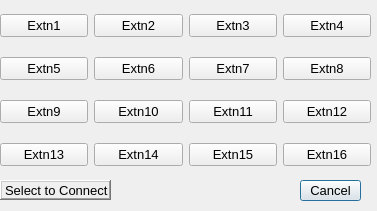
<?xml version="1.0" encoding="UTF-8"?>
<ui version="4.0">
 <class>DlgIntercom</class>
 <widget class="QDialog" name="DlgIntercom">
  <property name="geometry">
   <rect>
    <x>0</x>
    <y>0</y>
    <width>377</width>
    <height>211</height>
   </rect>
  </property>
  <property name="font">
   <font>
    <pointsize>10</pointsize>
   </font>
  </property>
  <property name="windowTitle">
   <string>List of Intercoms</string>
  </property>
  <widget class="QPushButton" name="pbCancel">
   <property name="geometry">
    <rect>
     <x>300</x>
     <y>180</y>
     <width>61</width>
     <height>21</height>
    </rect>
   </property>
   <property name="text">
    <string>Cancel</string>
   </property>
  </widget>
  <widget class="QLabel" name="lblState">
   <property name="geometry">
    <rect>
     <x>0</x>
     <y>180</y>
     <width>111</width>
     <height>20</height>
    </rect>
   </property>
   <property name="frameShape">
    <enum>QFrame::WinPanel</enum>
   </property>
   <property name="frameShadow">
    <enum>QFrame::Raised</enum>
   </property>
   <property name="text">
    <string>Select to Connect</string>
   </property>
  </widget>
  <widget class="QWidget" name="layoutWidget">
   <property name="geometry">
    <rect>
     <x>0</x>
     <y>0</y>
     <width>371</width>
     <height>181</height>
    </rect>
   </property>
   <layout class="QVBoxLayout" name="verticalLayout">
    <item>
     <layout class="QHBoxLayout" name="horizontalLayout">
      <item>
       <widget class="QPushButton" name="pbExtn1">
        <property name="font">
         <font>
          <pointsize>10</pointsize>
          <strikeout>false</strikeout>
         </font>
        </property>
        <property name="text">
         <string>Extn1</string>
        </property>
        <property name="flat">
         <bool>false</bool>
        </property>
       </widget>
      </item>
      <item>
       <widget class="QPushButton" name="pbExtn2">
        <property name="font">
         <font>
          <pointsize>10</pointsize>
          <strikeout>false</strikeout>
         </font>
        </property>
        <property name="text">
         <string>Extn2</string>
        </property>
        <property name="flat">
         <bool>false</bool>
        </property>
       </widget>
      </item>
      <item>
       <widget class="QPushButton" name="pbExtn3">
        <property name="font">
         <font>
          <pointsize>10</pointsize>
          <strikeout>false</strikeout>
         </font>
        </property>
        <property name="text">
         <string>Extn3</string>
        </property>
        <property name="flat">
         <bool>false</bool>
        </property>
       </widget>
      </item>
      <item>
       <widget class="QPushButton" name="pbExtn4">
        <property name="font">
         <font>
          <pointsize>10</pointsize>
          <strikeout>false</strikeout>
         </font>
        </property>
        <property name="text">
         <string>Extn4</string>
        </property>
        <property name="flat">
         <bool>false</bool>
        </property>
       </widget>
      </item>
     </layout>
    </item>
    <item>
     <layout class="QHBoxLayout" name="horizontalLayout_4">
      <item>
       <widget class="QPushButton" name="pbExtn5">
        <property name="font">
         <font>
          <pointsize>10</pointsize>
          <strikeout>false</strikeout>
         </font>
        </property>
        <property name="text">
         <string>Extn5</string>
        </property>
        <property name="flat">
         <bool>false</bool>
        </property>
       </widget>
      </item>
      <item>
       <widget class="QPushButton" name="pbExtn6">
        <property name="font">
         <font>
          <pointsize>10</pointsize>
          <strikeout>false</strikeout>
         </font>
        </property>
        <property name="text">
         <string>Extn6</string>
        </property>
        <property name="flat">
         <bool>false</bool>
        </property>
       </widget>
      </item>
      <item>
       <widget class="QPushButton" name="pbExtn7">
        <property name="font">
         <font>
          <pointsize>10</pointsize>
          <strikeout>false</strikeout>
         </font>
        </property>
        <property name="text">
         <string>Extn7</string>
        </property>
        <property name="flat">
         <bool>false</bool>
        </property>
       </widget>
      </item>
      <item>
       <widget class="QPushButton" name="pbExtn8">
        <property name="font">
         <font>
          <pointsize>10</pointsize>
          <strikeout>false</strikeout>
         </font>
        </property>
        <property name="text">
         <string>Extn8</string>
        </property>
        <property name="flat">
         <bool>false</bool>
        </property>
       </widget>
      </item>
     </layout>
    </item>
    <item>
     <layout class="QHBoxLayout" name="horizontalLayout_3">
      <item>
       <widget class="QPushButton" name="pbExtn9">
        <property name="text">
         <string>Extn9</string>
        </property>
       </widget>
      </item>
      <item>
       <widget class="QPushButton" name="pbExtn10">
        <property name="text">
         <string>Extn10</string>
        </property>
       </widget>
      </item>
      <item>
       <widget class="QPushButton" name="pbExtn11">
        <property name="text">
         <string>Extn11</string>
        </property>
       </widget>
      </item>
      <item>
       <widget class="QPushButton" name="pbExtn12">
        <property name="text">
         <string>Extn12</string>
        </property>
       </widget>
      </item>
     </layout>
    </item>
    <item>
     <layout class="QHBoxLayout" name="horizontalLayout_2">
      <item>
       <widget class="QPushButton" name="pbExtn13">
        <property name="text">
         <string>Extn13</string>
        </property>
       </widget>
      </item>
      <item>
       <widget class="QPushButton" name="pbExtn14">
        <property name="text">
         <string>Extn14</string>
        </property>
       </widget>
      </item>
      <item>
       <widget class="QPushButton" name="pbExtn15">
        <property name="text">
         <string>Extn15</string>
        </property>
       </widget>
      </item>
      <item>
       <widget class="QPushButton" name="pbExtn16">
        <property name="text">
         <string>Extn16</string>
        </property>
       </widget>
      </item>
     </layout>
    </item>
   </layout>
  </widget>
 </widget>
 <resources/>
 <connections>
  <connection>
   <sender>pbCancel</sender>
   <signal>clicked()</signal>
   <receiver>DlgIntercom</receiver>
   <slot>close()</slot>
   <hints>
    <hint type="sourcelabel">
     <x>448</x>
     <y>264</y>
    </hint>
    <hint type="destinationlabel">
     <x>438</x>
     <y>208</y>
    </hint>
   </hints>
  </connection>
 </connections>
</ui>
